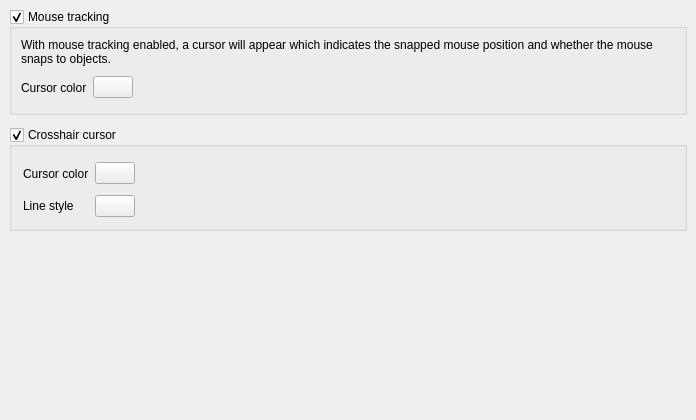
<?xml version="1.0" encoding="UTF-8"?>
<ui version="4.0">
 <class>LayoutViewConfigPage2d</class>
 <widget class="QFrame" name="LayoutViewConfigPage2d">
  <property name="geometry">
   <rect>
    <x>0</x>
    <y>0</y>
    <width>696</width>
    <height>420</height>
   </rect>
  </property>
  <property name="windowTitle">
   <string>Settings</string>
  </property>
  <layout class="QVBoxLayout">
   <property name="spacing">
    <number>6</number>
   </property>
   <property name="leftMargin">
    <number>9</number>
   </property>
   <property name="topMargin">
    <number>9</number>
   </property>
   <property name="rightMargin">
    <number>9</number>
   </property>
   <property name="bottomMargin">
    <number>9</number>
   </property>
   <item>
    <widget class="QGroupBox" name="tracking_cb">
     <property name="title">
      <string>Mouse tracking</string>
     </property>
     <property name="checkable">
      <bool>true</bool>
     </property>
     <layout class="QGridLayout">
      <property name="leftMargin">
       <number>9</number>
      </property>
      <property name="topMargin">
       <number>9</number>
      </property>
      <property name="rightMargin">
       <number>9</number>
      </property>
      <property name="bottomMargin">
       <number>9</number>
      </property>
      <property name="spacing">
       <number>6</number>
      </property>
      <item row="1" column="1">
       <widget class="lay::ColorButton" name="color_pb">
        <property name="toolTip">
         <string>The color in which the rulers are drawn</string>
        </property>
        <property name="text">
         <string/>
        </property>
       </widget>
      </item>
      <item row="1" column="2">
       <spacer>
        <property name="orientation">
         <enum>Qt::Horizontal</enum>
        </property>
        <property name="sizeHint" stdset="0">
         <size>
          <width>71</width>
          <height>31</height>
         </size>
        </property>
       </spacer>
      </item>
      <item row="1" column="0">
       <widget class="QLabel" name="textLabel3_2">
        <property name="text">
         <string>Cursor color</string>
        </property>
       </widget>
      </item>
      <item row="0" column="0" colspan="3">
       <widget class="QLabel" name="label">
        <property name="text">
         <string>With mouse tracking enabled, a cursor will appear which indicates the snapped mouse position and whether the mouse snaps to objects.</string>
        </property>
        <property name="wordWrap">
         <bool>true</bool>
        </property>
       </widget>
      </item>
     </layout>
    </widget>
   </item>
   <item>
    <widget class="QFrame" name="frame">
     <property name="frameShape">
      <enum>QFrame::NoFrame</enum>
     </property>
     <property name="frameShadow">
      <enum>QFrame::Raised</enum>
     </property>
     <layout class="QHBoxLayout" name="horizontalLayout">
      <property name="leftMargin">
       <number>0</number>
      </property>
      <property name="topMargin">
       <number>0</number>
      </property>
      <property name="rightMargin">
       <number>0</number>
      </property>
      <property name="bottomMargin">
       <number>0</number>
      </property>
     </layout>
    </widget>
   </item>
   <item>
    <widget class="QGroupBox" name="crosshair_cursor_cb">
     <property name="title">
      <string>Crosshair cursor</string>
     </property>
     <property name="checkable">
      <bool>true</bool>
     </property>
     <layout class="QGridLayout" name="gridLayout">
      <item row="0" column="0">
       <widget class="QLabel" name="textLabel3_3">
        <property name="text">
         <string>Cursor color</string>
        </property>
       </widget>
      </item>
      <item row="0" column="2">
       <spacer name="spacer">
        <property name="orientation">
         <enum>Qt::Horizontal</enum>
        </property>
        <property name="sizeHint" stdset="0">
         <size>
          <width>508</width>
          <height>31</height>
         </size>
        </property>
       </spacer>
      </item>
      <item row="0" column="1">
       <widget class="lay::ColorButton" name="color_chc">
        <property name="toolTip">
         <string>The color in which the rulers are drawn</string>
        </property>
        <property name="text">
         <string/>
        </property>
       </widget>
      </item>
      <item row="1" column="0">
       <widget class="QLabel" name="label_2">
        <property name="text">
         <string>Line style</string>
        </property>
       </widget>
      </item>
      <item row="1" column="1">
       <widget class="lay::LineStyleSelectionButton" name="line_style_chc">
        <property name="text">
         <string/>
        </property>
       </widget>
      </item>
     </layout>
    </widget>
   </item>
   <item>
    <spacer name="verticalSpacer_2">
     <property name="orientation">
      <enum>Qt::Vertical</enum>
     </property>
     <property name="sizeHint" stdset="0">
      <size>
       <width>20</width>
       <height>40</height>
      </size>
     </property>
    </spacer>
   </item>
  </layout>
 </widget>
 <layoutdefault spacing="6" margin="11"/>
 <customwidgets>
  <customwidget>
   <class>lay::ColorButton</class>
   <extends>QPushButton</extends>
   <header>layWidgets.h</header>
  </customwidget>
  <customwidget>
   <class>lay::LineStyleSelectionButton</class>
   <extends>QPushButton</extends>
   <header>layWidgets.h</header>
  </customwidget>
 </customwidgets>
 <tabstops>
  <tabstop>color_pb</tabstop>
 </tabstops>
 <resources/>
 <connections/>
</ui>
